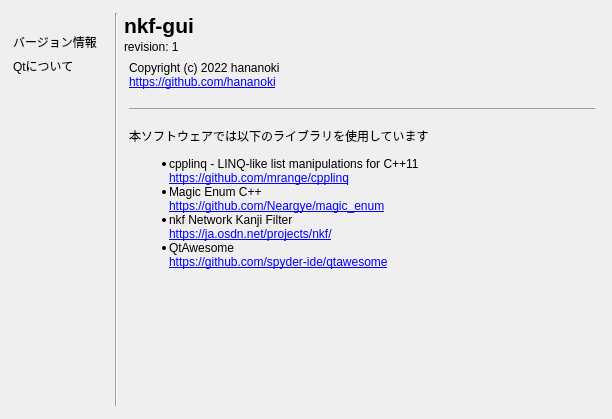
<?xml version="1.0" encoding="UTF-8"?>
<ui version="4.0">
 <class>UIPanelInfo</class>
 <widget class="QWidget" name="UIPanelInfo">
  <property name="geometry">
   <rect>
    <x>0</x>
    <y>0</y>
    <width>612</width>
    <height>419</height>
   </rect>
  </property>
  <property name="windowTitle">
   <string>Form</string>
  </property>
  <layout class="QVBoxLayout" name="verticalLayout">
   <property name="spacing">
    <number>0</number>
   </property>
   <property name="leftMargin">
    <number>4</number>
   </property>
   <property name="topMargin">
    <number>4</number>
   </property>
   <property name="rightMargin">
    <number>4</number>
   </property>
   <property name="bottomMargin">
    <number>4</number>
   </property>
   <item>
    <layout class="QHBoxLayout" name="horizontalLayout_2">
     <item>
      <widget class="QWidget" name="widget" native="true">
       <layout class="QVBoxLayout" name="verticalLayout_2">
        <item>
         <widget class="QLabel" name="label_3">
          <property name="maximumSize">
           <size>
            <width>64</width>
            <height>64</height>
           </size>
          </property>
          <property name="pixmap">
           <pixmap resource="../res.qrc">:/res/icon/f_f_health_50_s64_f_health_50_1bg.png</pixmap>
          </property>
          <property name="scaledContents">
           <bool>true</bool>
          </property>
         </widget>
        </item>
        <item>
         <widget class="HClickableLabel" name="label_2">
          <property name="text">
           <string>バージョン情報</string>
          </property>
         </widget>
        </item>
        <item>
         <widget class="HClickableLabel" name="label">
          <property name="text">
           <string>Qtについて</string>
          </property>
         </widget>
        </item>
        <item>
         <spacer name="verticalSpacer">
          <property name="orientation">
           <enum>Qt::Vertical</enum>
          </property>
          <property name="sizeHint" stdset="0">
           <size>
            <width>20</width>
            <height>40</height>
           </size>
          </property>
         </spacer>
        </item>
       </layout>
      </widget>
     </item>
     <item>
      <widget class="QWidget" name="widget_2" native="true">
       <layout class="QHBoxLayout" name="horizontalLayout">
        <item>
         <widget class="Line" name="line">
          <property name="orientation">
           <enum>Qt::Vertical</enum>
          </property>
         </widget>
        </item>
        <item>
         <layout class="QVBoxLayout" name="verticalLayout_3">
          <property name="spacing">
           <number>2</number>
          </property>
          <item>
           <layout class="QVBoxLayout" name="verticalLayout_4">
            <property name="spacing">
             <number>2</number>
            </property>
            <item>
             <widget class="QLabel" name="label_4">
              <property name="font">
               <font>
                <pointsize>16</pointsize>
                <weight>75</weight>
                <bold>true</bold>
               </font>
              </property>
              <property name="text">
               <string>nkf-gui</string>
              </property>
             </widget>
            </item>
            <item>
             <widget class="QLabel" name="label_rev">
              <property name="text">
               <string>revision: 1</string>
              </property>
             </widget>
            </item>
           </layout>
          </item>
          <item>
           <widget class="QTextBrowser" name="textBrowser">
            <property name="styleSheet">
             <string notr="true">background-color: transparent;</string>
            </property>
            <property name="html">
             <string>&lt;!DOCTYPE HTML PUBLIC &quot;-//W3C//DTD HTML 4.0//EN&quot; &quot;http://www.w3.org/TR/REC-html40/strict.dtd&quot;&gt;
&lt;html&gt;&lt;head&gt;&lt;meta name=&quot;qrichtext&quot; content=&quot;1&quot; /&gt;&lt;title&gt;hananoki.github.io&lt;/title&gt;&lt;style type=&quot;text/css&quot;&gt;
p, li { white-space: pre-wrap; }
&lt;/style&gt;&lt;/head&gt;&lt;body style=&quot; font-family:'MS UI Gothic'; font-size:9pt; font-weight:400; font-style:normal;&quot;&gt;
&lt;p style=&quot; margin-top:12px; margin-bottom:12px; margin-left:0px; margin-right:0px; -qt-block-indent:0; text-indent:0px;&quot;&gt;Copyright (c) 2022 hananoki&lt;br /&gt;&lt;a href=&quot;https://github.com/hananoki&quot;&gt;&lt;span style=&quot; text-decoration: underline; color:#0000ff;&quot;&gt;https://github.com/hananoki&lt;/span&gt;&lt;/a&gt;&lt;/p&gt;
&lt;hr /&gt;
&lt;p style=&quot; margin-top:12px; margin-bottom:12px; margin-left:0px; margin-right:0px; -qt-block-indent:0; text-indent:0px;&quot;&gt;本ソフトウェアでは以下のライブラリを使用しています&lt;/p&gt;
&lt;ul style=&quot;margin-top: 0px; margin-bottom: 0px; margin-left: 0px; margin-right: 0px; -qt-list-indent: 1;&quot;&gt;&lt;li style=&quot;&quot; style=&quot; margin-top:12px; margin-bottom:0px; margin-left:0px; margin-right:0px; -qt-block-indent:0; text-indent:0px;&quot;&gt;cpplinq - LINQ-like list manipulations for C++11&lt;br /&gt;&lt;a href=&quot;https://github.com/mrange/cpplinq&quot;&gt;&lt;span style=&quot; text-decoration: underline; color:#0000ff;&quot;&gt;https://github.com/mrange/cpplinq&lt;/span&gt;&lt;/a&gt;&lt;/li&gt;
&lt;li style=&quot;&quot; style=&quot; margin-top:0px; margin-bottom:0px; margin-left:0px; margin-right:0px; -qt-block-indent:0; text-indent:0px;&quot;&gt;Magic Enum C++&lt;br /&gt;&lt;a href=&quot;https://github.com/Neargye/magic_enum&quot;&gt;&lt;span style=&quot; text-decoration: underline; color:#0000ff;&quot;&gt;https://github.com/Neargye/magic_enum&lt;/span&gt;&lt;/a&gt;&lt;/li&gt;
&lt;li style=&quot;&quot; style=&quot; margin-top:0px; margin-bottom:0px; margin-left:0px; margin-right:0px; -qt-block-indent:0; text-indent:0px;&quot;&gt;nkf Network Kanji Filter&lt;br /&gt;&lt;a href=&quot;https://ja.osdn.net/projects/nkf/&quot;&gt;&lt;span style=&quot; text-decoration: underline; color:#0000ff;&quot;&gt;https://ja.osdn.net/projects/nkf/&lt;/span&gt;&lt;/a&gt;&lt;/li&gt;
&lt;li style=&quot;&quot; style=&quot; margin-top:0px; margin-bottom:12px; margin-left:0px; margin-right:0px; -qt-block-indent:0; text-indent:0px;&quot;&gt;QtAwesome&lt;br /&gt;&lt;a href=&quot;https://github.com/spyder-ide/qtawesome&quot;&gt;&lt;span style=&quot; text-decoration: underline; color:#0000ff;&quot;&gt;https://github.com/spyder-ide/qtawesome&lt;/span&gt;&lt;/a&gt; &lt;/li&gt;&lt;/ul&gt;&lt;/body&gt;&lt;/html&gt;</string>
            </property>
            <property name="openExternalLinks">
             <bool>true</bool>
            </property>
           </widget>
          </item>
         </layout>
        </item>
       </layout>
      </widget>
     </item>
    </layout>
   </item>
  </layout>
 </widget>
 <customwidgets>
  <customwidget>
   <class>HClickableLabel</class>
   <extends>QLabel</extends>
   <header>HClickableLabel.h</header>
  </customwidget>
 </customwidgets>
 <resources>
  <include location="../res.qrc"/>
 </resources>
 <connections/>
</ui>
